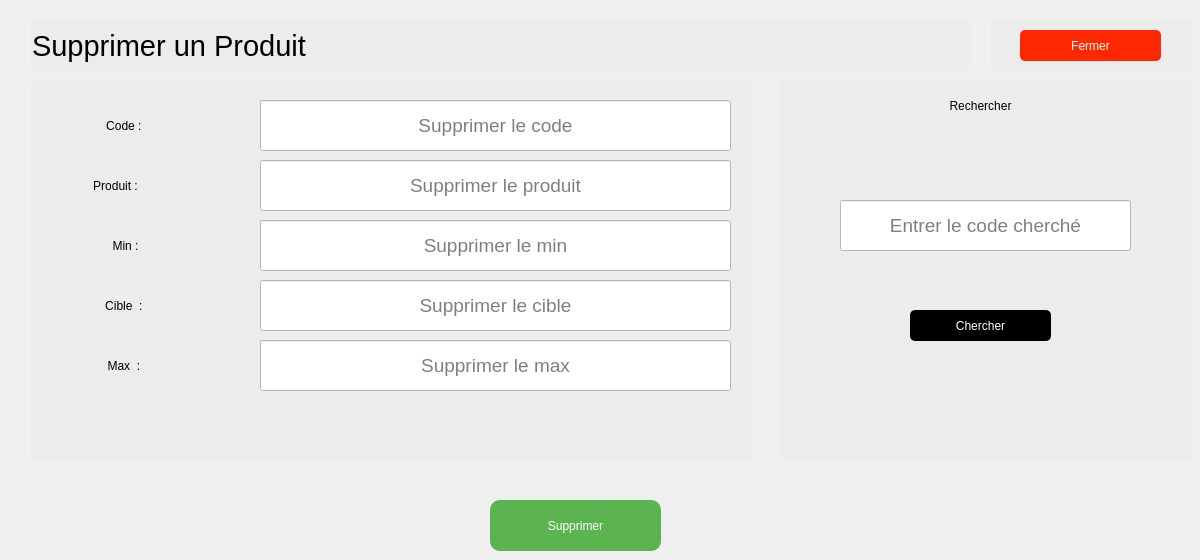
    <widget class="QWidget" name="tab_4">
     <attribute name="title">
      <string>Supprimer</string>
     </attribute>
     <widget class="QLabel" name="label_21">
      <property name="geometry">
       <rect>
        <x>30</x>
        <y>290</y>
        <width>191</width>
        <height>31</height>
       </rect>
      </property>
      <property name="styleSheet">
       <string notr="true">
font: 14pt &quot;MS Shell Dlg 2&quot;;
background-color:#ececec;</string>
      </property>
      <property name="text">
       <string>Cible  : </string>
      </property>
      <property name="alignment">
       <set>Qt::AlignCenter</set>
      </property>
     </widget>
     <widget class="QLineEdit" name="deleteProduitInput">
      <property name="geometry">
       <rect>
        <x>260</x>
        <y>160</y>
        <width>471</width>
        <height>51</height>
       </rect>
      </property>
      <property name="font">
       <font>
        <pointsize>14</pointsize>
       </font>
      </property>
      <property name="styleSheet">
       <string notr="true">background-color: rgb(255, 255, 255);</string>
      </property>
      <property name="alignment">
       <set>Qt::AlignCenter</set>
      </property>
      <property name="readOnly">
       <bool>true</bool>
      </property>
      <property name="placeholderText">
       <string>Supprimer le produit</string>
      </property>
     </widget>
     <widget class="QLineEdit" name="deleteCibleInput">
      <property name="geometry">
       <rect>
        <x>260</x>
        <y>280</y>
        <width>471</width>
        <height>51</height>
       </rect>
      </property>
      <property name="font">
       <font>
        <pointsize>14</pointsize>
       </font>
      </property>
      <property name="styleSheet">
       <string notr="true">background-color: rgb(255, 255, 255);</string>
      </property>
      <property name="alignment">
       <set>Qt::AlignCenter</set>
      </property>
      <property name="readOnly">
       <bool>true</bool>
      </property>
      <property name="placeholderText">
       <string>Supprimer le cible</string>
      </property>
     </widget>
     <widget class="QLabel" name="label_22">
      <property name="geometry">
       <rect>
        <x>60</x>
        <y>110</y>
        <width>131</width>
        <height>31</height>
       </rect>
      </property>
      <property name="styleSheet">
       <string notr="true">
font: 14pt &quot;MS Shell Dlg 2&quot;;
background-color:#ececec;</string>
      </property>
      <property name="text">
       <string>Code : </string>
      </property>
      <property name="alignment">
       <set>Qt::AlignCenter</set>
      </property>
     </widget>
     <widget class="QLabel" name="label_23">
      <property name="geometry">
       <rect>
        <x>60</x>
        <y>230</y>
        <width>131</width>
        <height>31</height>
       </rect>
      </property>
      <property name="styleSheet">
       <string notr="true">
font: 14pt &quot;MS Shell Dlg 2&quot;;
background-color:#ececec;</string>
      </property>
      <property name="text">
       <string>Min :</string>
      </property>
      <property name="alignment">
       <set>Qt::AlignCenter</set>
      </property>
     </widget>
     <widget class="QLabel" name="label_24">
      <property name="geometry">
       <rect>
        <x>30</x>
        <y>350</y>
        <width>191</width>
        <height>31</height>
       </rect>
      </property>
      <property name="styleSheet">
       <string notr="true">
font: 14pt &quot;MS Shell Dlg 2&quot;;
background-color:#ececec;</string>
      </property>
      <property name="text">
       <string>Max  : </string>
      </property>
      <property name="alignment">
       <set>Qt::AlignCenter</set>
      </property>
     </widget>
     <widget class="QLineEdit" name="deleteMaxInput">
      <property name="geometry">
       <rect>
        <x>260</x>
        <y>340</y>
        <width>471</width>
        <height>51</height>
       </rect>
      </property>
      <property name="font">
       <font>
        <pointsize>14</pointsize>
       </font>
      </property>
      <property name="styleSheet">
       <string notr="true">background-color: rgb(255, 255, 255);</string>
      </property>
      <property name="alignment">
       <set>Qt::AlignCenter</set>
      </property>
      <property name="readOnly">
       <bool>true</bool>
      </property>
      <property name="placeholderText">
       <string>Supprimer le max</string>
      </property>
     </widget>
     <widget class="QLabel" name="label_25">
      <property name="geometry">
       <rect>
        <x>50</x>
        <y>170</y>
        <width>131</width>
        <height>31</height>
       </rect>
      </property>
      <property name="styleSheet">
       <string notr="true">
font: 14pt &quot;MS Shell Dlg 2&quot;;
background-color:#ececec;</string>
      </property>
      <property name="text">
       <string>Produit :</string>
      </property>
      <property name="alignment">
       <set>Qt::AlignCenter</set>
      </property>
     </widget>
     <widget class="QLineEdit" name="deleteMinInput">
      <property name="geometry">
       <rect>
        <x>260</x>
        <y>220</y>
        <width>471</width>
        <height>51</height>
       </rect>
      </property>
      <property name="font">
       <font>
        <pointsize>14</pointsize>
       </font>
      </property>
      <property name="styleSheet">
       <string notr="true">background-color: rgb(255, 255, 255);</string>
      </property>
      <property name="alignment">
       <set>Qt::AlignCenter</set>
      </property>
      <property name="readOnly">
       <bool>true</bool>
      </property>
      <property name="placeholderText">
       <string>Supprimer le min</string>
      </property>
     </widget>
     <widget class="QLineEdit" name="deleteCodeInput">
      <property name="geometry">
       <rect>
        <x>260</x>
        <y>100</y>
        <width>471</width>
        <height>51</height>
       </rect>
      </property>
      <property name="font">
       <font>
        <pointsize>14</pointsize>
       </font>
      </property>
      <property name="styleSheet">
       <string notr="true">background-color: rgb(255, 255, 255);</string>
      </property>
      <property name="alignment">
       <set>Qt::AlignCenter</set>
      </property>
      <property name="readOnly">
       <bool>true</bool>
      </property>
      <property name="placeholderText">
       <string>Supprimer le code</string>
      </property>
     </widget>
     <widget class="QLineEdit" name="lineEdit_20">
      <property name="geometry">
       <rect>
        <x>30</x>
        <y>20</y>
        <width>941</width>
        <height>51</height>
       </rect>
      </property>
      <property name="font">
       <font>
        <family>Nirmala UI</family>
        <pointsize>22</pointsize>
        <weight>9</weight>
        <italic>false</italic>
        <bold>false</bold>
       </font>
      </property>
      <property name="styleSheet">
       <string notr="true">font: 75 22pt &quot;Nirmala UI&quot;;
border-radius: 5px;
background-color:#ececec;</string>
      </property>
      <property name="text">
       <string>Supprimer un Produit</string>
      </property>
      <property name="readOnly">
       <bool>true</bool>
      </property>
     </widget>
     <widget class="QLineEdit" name="lineEdit_21">
      <property name="geometry">
       <rect>
        <x>780</x>
        <y>80</y>
        <width>411</width>
        <height>381</height>
       </rect>
      </property>
      <property name="styleSheet">
       <string notr="true">font: 22pt &quot;Cascadia Code&quot;;
border-radius: 5px;
background-color:#ececec;</string>
      </property>
      <property name="readOnly">
       <bool>true</bool>
      </property>
     </widget>
     <widget class="QLineEdit" name="lineEdit_22">
      <property name="geometry">
       <rect>
        <x>30</x>
        <y>80</y>
        <width>721</width>
        <height>381</height>
       </rect>
      </property>
      <property name="styleSheet">
       <string notr="true">font: 22pt &quot;Cascadia Code&quot;;
border-radius: 5px;
background-color:#ececec;</string>
      </property>
      <property name="readOnly">
       <bool>true</bool>
      </property>
     </widget>
     <widget class="QLineEdit" name="lineEdit_24">
      <property name="geometry">
       <rect>
        <x>990</x>
        <y>20</y>
        <width>201</width>
        <height>51</height>
       </rect>
      </property>
      <property name="styleSheet">
       <string notr="true">font: 22pt &quot;Cascadia Code&quot;;
border-radius: 5px;
background-color:#ececec;</string>
      </property>
      <property name="readOnly">
       <bool>true</bool>
      </property>
     </widget>
     <widget class="QPushButton" name="pushButton_15">
      <property name="geometry">
       <rect>
        <x>1020</x>
        <y>30</y>
        <width>141</width>
        <height>31</height>
       </rect>
      </property>
      <property name="styleSheet">
       <string notr="true">font: 75 12pt &quot;Nirmala UI&quot;;
color: rgb(255, 255, 255);
border-radius: 5px;
background-color: #ff2800</string>
      </property>
      <property name="text">
       <string>Fermer</string>
      </property>
     </widget>
     <widget class="QLabel" name="label_27">
      <property name="geometry">
       <rect>
        <x>910</x>
        <y>90</y>
        <width>141</width>
        <height>31</height>
       </rect>
      </property>
      <property name="styleSheet">
       <string notr="true">
font: 16pt &quot;MS Shell Dlg 2&quot;;
background-color:#ececec;</string>
      </property>
      <property name="text">
       <string>Rechercher</string>
      </property>
      <property name="alignment">
       <set>Qt::AlignCenter</set>
      </property>
     </widget>
     <widget class="QLineEdit" name="searchCodeInput_delete">
      <property name="geometry">
       <rect>
        <x>840</x>
        <y>200</y>
        <width>291</width>
        <height>51</height>
       </rect>
      </property>
      <property name="font">
       <font>
        <pointsize>14</pointsize>
       </font>
      </property>
      <property name="styleSheet">
       <string notr="true">background-color: rgb(255, 255, 255);</string>
      </property>
      <property name="alignment">
       <set>Qt::AlignCenter</set>
      </property>
      <property name="placeholderText">
       <string>Entrer le code cherché</string>
      </property>
     </widget>
     <widget class="QPushButton" name="deleteButton">
      <property name="geometry">
       <rect>
        <x>490</x>
        <y>500</y>
        <width>171</width>
        <height>51</height>
       </rect>
      </property>
      <property name="styleSheet">
       <string notr="true">/* Style de base pour le QPushButton */

QPushButton {
    background-color: #5bb450;
font: 75 15pt &quot;Nirmala UI&quot;; /* Bleu légèrement plus foncé que l'arrière-plan global */
    color: #ffffff; /* Texte blanc */
    border: 5px; /* Bordure bleue */
    border-radius: 10px; /* Coins arrondis */
    padding: 5px 10px; /* Espacement interne */

}

/* Style du QPushButton lorsqu'il est survolé */
QPushButton:hover {
    background-color: #1b6488; /* Bleu plus foncé au survol */
}

/* Style du QPushButton lorsqu'il est pressé (clic) */
QPushButton:pressed {
    background-color: #1a5c7a; /* Bleu encore plus foncé au clic */
}

/* Style du QPushButton lorsqu'il est en focus (tabulation) */
QPushButton:focus {
    outline: none; /* Supprimer le contour par défaut */
    border: 2px solid #1a5c7a; /* Bordure plus foncée lorsqu'en focus */
}

/* Style du QPushButton lorsqu'il est désactivé */
QPushButton:disabled {
    background-color: #b0b0b0; /* Fond gris clair pour les boutons désactivés */
    color: #707070; /* Couleur du texte grise pour les boutons désactivés */
    border: 2px solid #b0b0b0; /* Bordure grise pour les boutons désactivés */
}

/* Style général pour les widgets lorsqu'ils sont désactivés */
QWidget:disabled {
    background-color: #f0f0f0; /* Fond gris clair pour les widgets désactivés */
    color: #a0a0a0; /* Couleur du texte grise pour les widgets désactivés */
}
</string>
      </property>
      <property name="text">
       <string>Supprimer</string>
      </property>
     </widget>
     <widget class="QPushButton" name="searchButton_delete">
      <property name="geometry">
       <rect>
        <x>910</x>
        <y>310</y>
        <width>141</width>
        <height>31</height>
       </rect>
      </property>
      <property name="styleSheet">
       <string notr="true">font: 75 12pt &quot;Nirmala UI&quot;;
color: rgb(255, 255, 255);
border-radius: 5px;
background-color: #000000;</string>
      </property>
      <property name="text">
       <string>Chercher</string>
      </property>
     </widget>
     <zorder>lineEdit_20</zorder>
     <zorder>lineEdit_22</zorder>
     <zorder>lineEdit_21</zorder>
     <zorder>label_21</zorder>
     <zorder>deleteProduitInput</zorder>
     <zorder>deleteCibleInput</zorder>
     <zorder>label_22</zorder>
     <zorder>label_23</zorder>
     <zorder>label_24</zorder>
     <zorder>deleteMaxInput</zorder>
     <zorder>label_25</zorder>
     <zorder>deleteMinInput</zorder>
     <zorder>deleteCodeInput</zorder>
     <zorder>lineEdit_24</zorder>
     <zorder>pushButton_15</zorder>
     <zorder>label_27</zorder>
     <zorder>searchCodeInput_delete</zorder>
     <zorder>deleteButton</zorder>
     <zorder>searchButton_delete</zorder>
    </widget>
